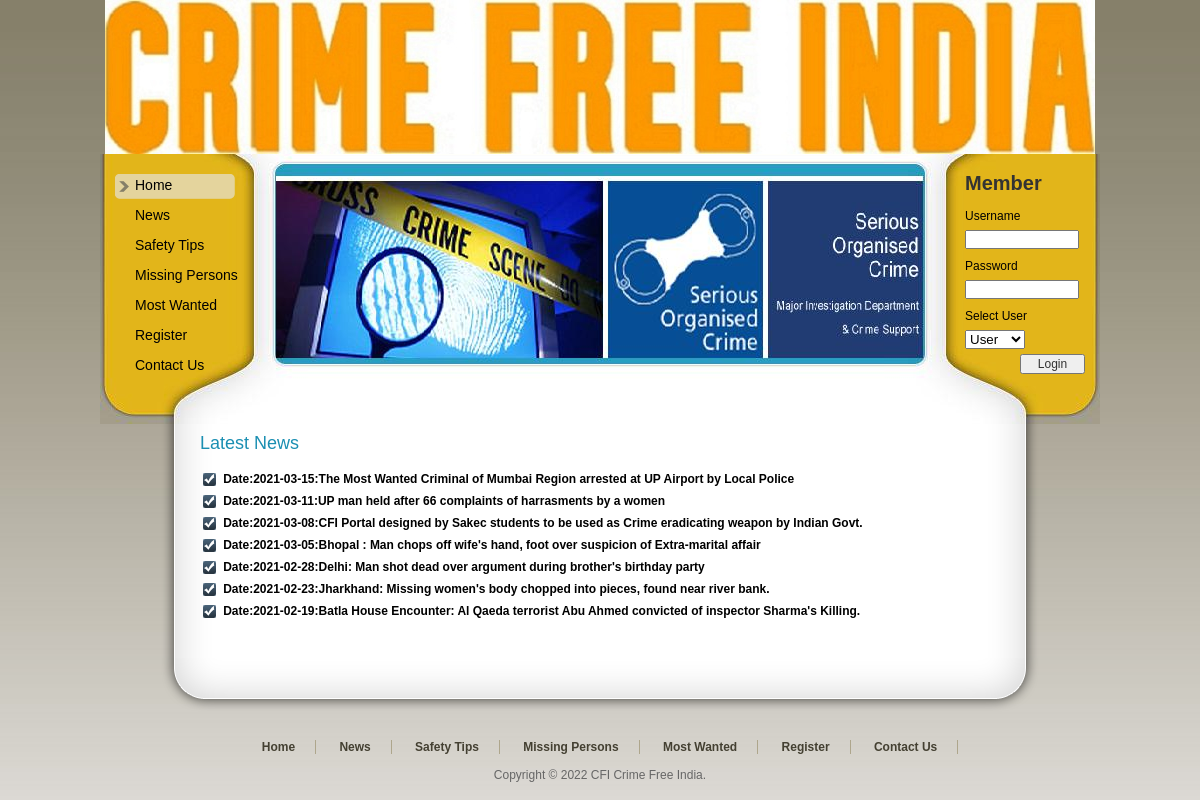
/News.php, run on the app's committed database.
### tables this page shows
CREATE TABLE IF NOT EXISTS `news_tbl` (
  `News_Id` int(11) NOT NULL AUTO_INCREMENT,
  `News_Title` varchar(200) NOT NULL,
  `News_Date` date NOT NULL,
  PRIMARY KEY (`News_Id`)
);

### News.php (the view, shortened to what this page needs)
<!DOCTYPE html PUBLIC "-//W3C//DTD XHTML 1.0 Transitional//EN" "http://www.w3.org/TR/xhtml1/DTD/xhtml1-transitional.dtd">
<html xmlns="http://www.w3.org/1999/xhtml">
<head>
  <link href="templatemo_style.css" rel="stylesheet" type="text/css" />
</head>
<body>
  <div id="templatemo_wrapper">
    <?php
    include "Header.php"
    ?>
    <div id="templatemo_content">
      <div class="section_w800">
        <h2>Latest News</h2>
        <table width="100%" border="0" bordercolor="#2AA2C7">
          <?php
          $con = new mysqli("localhost", "cms_user", "12345678", "cms");
          $sql = "select * from News_Tbl";
          $result = mysqli_query($con, $sql);
          while ($row = mysqli_fetch_array($result)) {
            $News = $row['News_Title'];
            $Date = $row['News_Date'];
          ?>
            <tr>
              <td class="style6">
                <div align="left" class="style9 style5 style4 style3"><strong></strong></div><img src="images/templatemo_list_icon.png" width="13" height="13" />
              </td>
              <td class="style6">
                <div align="left" class="style9 style5 style4 style3"><strong><?php echo "Date:" . $Date . ":" . $News; ?></strong></div>
              </td>
            </tr>
          <?php
          }
          ?>
        </table>
        <p>&nbsp;</p>
      </div>
    </div>
    <?php
    include "Footer.php";
    ?>
  </div>
</body>
</html>

### templatemo_style.css (style rules this page uses)
body { margin: 0; padding: 0; line-height: 1.5em; font-family: Arial, Helvetica, sans-serif; font-size: 12px; color: #666; background: #666 url(images/templatemo_body.jpg) repeat-x top; }
p { margin: 0px; padding: 0px; line-height:35px; }
img { margin: 0px; padding: 0px; border: none; }
h2 { margin: 0 0 5px 0; padding: 10px 0; font-size: 24px; font-weight: normal; color: #1b8fb2; }
#templatemo_wrapper { width: 1000px; margin: 0 auto; }
#templatemo_content { clear: both; width: 800px; padding: 0 100px; background: url(images/templatemo_content_middle.png) repeat-y center; }
#templatemo_content h2 { font-size: 18px; }
.section_w800 { clear: both; width: 800px; }

### News.php (style rules this page uses)
.style3 { color: #000000 }
.style6 { color: #CCCCCC }

### data on the page
news_tbl: News_Date "2021-03-15", News_Title "The Most Wanted Criminal of Mumbai Region arrested at UP Airport by Local Police"
news_tbl: News_Date "2021-03-11", News_Title "UP man held after 66 complaints of harrasments by a women"
news_tbl: News_Date "2021-03-08", News_Title "CFI Portal designed by Sakec students to be used as Crime eradicating weapon by Indian Govt."
news_tbl: News_Date "2021-03-05", News_Title "Bhopal : Man chops off wife's hand, foot over suspicion of Extra-marital affair"
news_tbl: News_Date "2021-02-28", News_Title "Delhi: Man shot dead over argument during brother's birthday party"
news_tbl: News_Date "2021-02-23", News_Title "Jharkhand: Missing women's body chopped into pieces, found near river bank."
news_tbl: News_Date "2021-02-19", News_Title "Batla House Encounter: Al Qaeda terrorist Abu Ahmed convicted of inspector Sharma's Killing."
